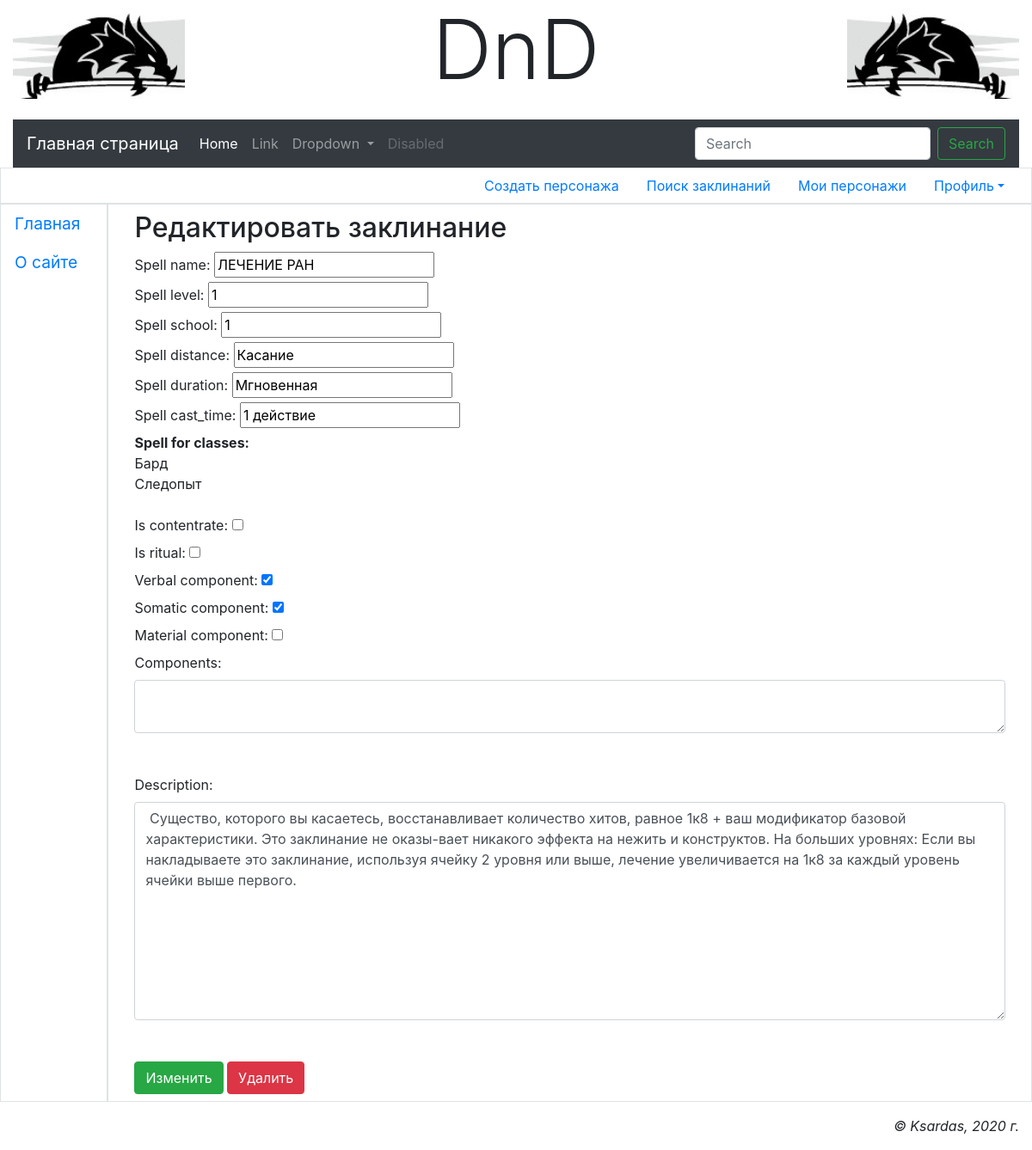
Before: /main/accounts/profile/edit-spell/117/ (signed in) with the older database file.
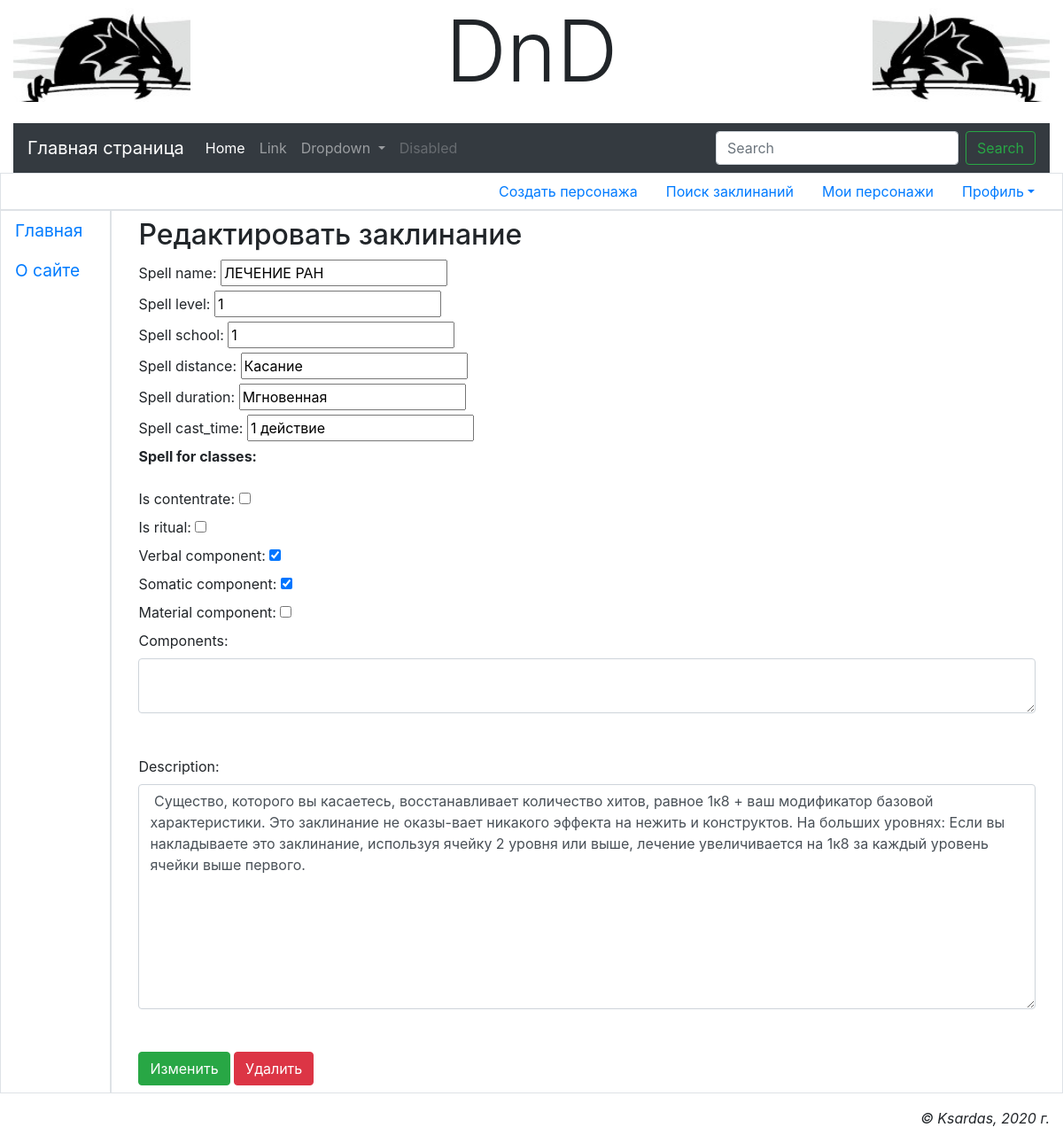
After: the same page with the newer database file.
### main/models.py (models this page shows)
class CharClasses(models.Model):
    CLASS_CHOICES = (
        ('Варвар', "Варвар"),
        ('Бард', "Бард"),
        ('Жрец', "Жрец"),
        ('Друид', "Друид"),
        ('Воин', "Воин"),
        ('Монах', "Монах"),
        ('Паладин', "Паладин"),
        ('Следопыт', "Следопыт"),
        ('Плут', "Плут"),
        ('Чародей', "Чародей"),
        ('Колдун', "Колдун"),
        ('Волшебник', "Волшебник"),
    )
    name = models.CharField(db_index=True, choices=CLASS_CHOICES, unique=True, null=False, max_length=20,
                            verbose_name='Имя класса персонажа')
    caption = models.CharField(null=True, max_length=24, verbose_name='Caption класса')
    description = models.CharField(null=True, max_length=1024 * 64, verbose_name='Описание класса')
    char_classes = ClassManager()
    objects = models.Manager()

### main/views.py (the view)
# urls.py: path('accounts/profile/edit-spell/<int:id>/', edit_spell, name='edit_spell'),
@login_required
def edit_spell(request, id):
    spell = get_object_or_404(Spell, id=id)
    context = {'spell': spell}
    return render(request, 'main/edit_spell.html', context)

### main/templates/main/edit_spell.html (shortened to what this page needs)
{% extends "layout/basic.html" %}
{% block content %}
<h2>Редактировать заклинание</h2>
<div>
    <form method="post">
            <label for="name">Spell name: </label>
            <input id="name" type="text" name="name" value="{{ spell.name }}"><br>
            <label for="level">Spell level: </label>
            <input id="level" type="number" step="1" min="0" name="level" value="{{ spell.level }}"><br>
            <label for="school">Spell school: </label>
            <input id="school" type="number" name="school" step="1" min="0" value="{{ spell.school }}"><br>
            <label for="distance">Spell distance: </label>
            <input id="distance" type="text" name="distance" value="{{ spell.distance }}"><br>
            <label for="duration">Spell duration: </label>
            <input id="duration" type="text" name="duration" value="{{ spell.duration }}"><br>
            <label for="cast_time">Spell cast_time: </label>
            <input id="cast_time" type="text" name="cast_time" value="{{ spell.cast_time }}"><br>
            <b>Spell for classes:</b><br>
            {% for spell_class in spell.spell_classes.all %}
            {{ spell_class.name }}<br>
            {% endfor %}
            <br>
            <label for="concentrate">Is contentrate:</label>
            <input type="checkbox" id="concentrate" name="concentrate" value="" {% if spell.is_concentrate %}checked{% endif %}><Br>
            <label for="ritual">Is ritual:</label>
            <input type="checkbox" id="ritual" name="ritual" value="" {% if spell.is_ritual %}checked{% endif %}><Br>
            <label for="verbal">Verbal component:</label>
            <input type="checkbox" id="verbal" name="verbal" value="" {% if spell.comp_is_verbal %}checked{% endif %}><Br>
            <label for="somatic">Somatic component:</label>
            <input type="checkbox" id="somatic"  name="somatic" value="" {% if spell.comp_is_somatic %}checked{% endif %}><Br>
            <label for="material">Material component:</label>
            <input type="checkbox" id="material"  name="material" value="" {% if spell.comp_is_material %}checked{% endif %}><Br>
            <label for="components">Components: </label><br>
            <textarea class="form-control" id="components" name="components" rows="2">{{ spell.components }}</textarea><Br><Br>
            <label for="description">Description: </label><br>
            <textarea class="form-control" id="description" name="description" rows="10">{{ spell.description }}</textarea><Br><Br>
            <input class="btn btn-success" type="submit" value="Изменить" name="do_change">
            <input class="btn btn-danger" type="submit" value="Удалить" name="do_delete">
    </form>
</div>
{% endblock %}

Changed rows visible on the page:
removed CharClasses: name "Бард"
removed CharClasses: name "Следопыт"
